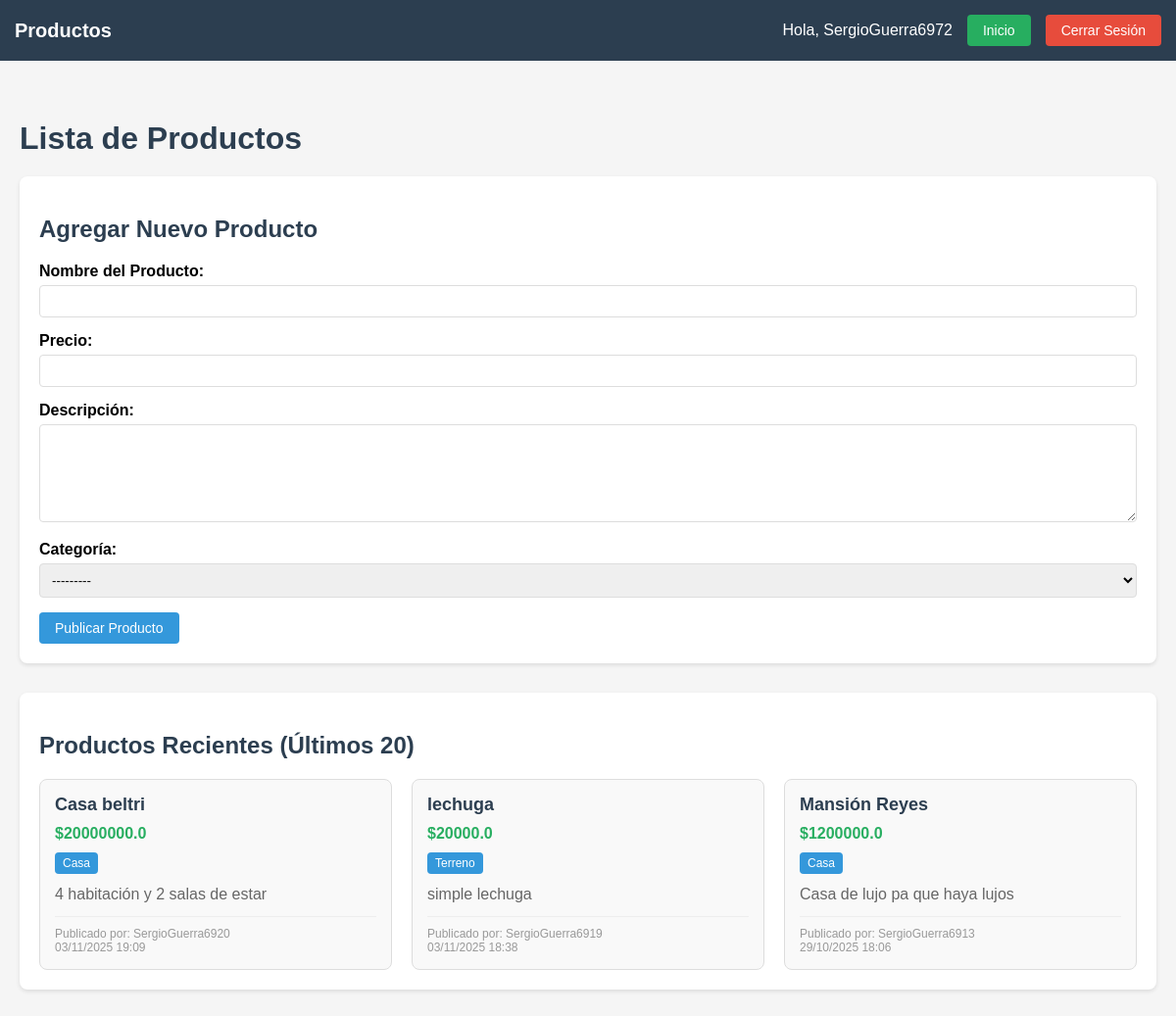
The app's page /productos/lista/ (signed in) with its own data.
### productos/models.py (models this page shows, shortened)
class Producto(models.Model):
    CASAS = [
        ('CAS', 'Casa'),
        ('APA', 'Apartamento'),
        ('TER', 'Terreno'),
    ]
    nombre = models.CharField(max_length=100)
    precio = models.FloatField()
    descripcion = models.TextField()
    categoria = models.CharField(max_length=3, choices=CASAS)
    usuario = models.ForeignKey(User, on_delete=models.CASCADE)
    fecha_publicacion = models.DateTimeField(auto_now_add=True)

### productos/views.py (the view)
# urls.py: path('lista/', views.lista_productos_view, name='lista'),
@login_required(login_url="/users/login/")
def lista_productos_view(request):
    lista_productos = Producto.objects.all().order_by('-fecha_publicacion')[:20]
    if request.method == 'POST':
        form = SubirProducto(request.POST)
        if form.is_valid():
            nuevo_producto = form.save(commit=False)
            nuevo_producto.usuario = request.user
            nuevo_producto.save()
            return redirect('productos:lista')
    else:
        form = SubirProducto()
    return render(request, "productos/lista.html", {
        "lista_productos": lista_productos,
        "form": form
    })

### productos/forms.py
class SubirProducto(forms.ModelForm):
    class Meta:
        model = Producto
        fields = ['nombre', 'precio', 'descripcion', 'categoria']

### productos/templates/productos/lista.html (shortened to what this page needs)
<!DOCTYPE html>
<html lang="es">
  <head>
  </head>
  <body>
    <nav class="navbar">
      <div class="nav-content">
        <a
          href="{% url 'users:home' %}"
          class="logo"
          style="color: white; text-decoration: none"
          >Productos</a
        >
        <div class="user-section">
          <span>Hola, {{ user.username }}</span>
          <a href="{% url 'users:home' %}" class="btn btn-home">Inicio</a>
          <form
            action="{% url 'users:logout' %}"
            method="post"
            style="display: inline"
          >
            <button type="submit" class="btn btn-logout">Cerrar Sesión</button>
          </form>
        </div>
      </div>
    </nav>
    <div class="container">
      <h1>Lista de Productos</h1>
      <div class="form-container">
        <h2>Agregar Nuevo Producto</h2>
        <form method="post">
          <div class="form-group">
            <label for="id_nombre">Nombre del Producto:</label>
            {{ form.nombre }}
          </div>
          <div class="form-group">
            <label for="id_precio">Precio:</label>
            {{ form.precio }}
          </div>
          <div class="form-group">
            <label for="id_descripcion">Descripción:</label>
            {{ form.descripcion }}
          </div>
          <div class="form-group">
            <label for="id_categoria">Categoría:</label>
            {{ form.categoria }}
          </div>
          <button type="submit" class="btn btn-primary">
            Publicar Producto
          </button>
        </form>
      </div>
      <div class="products-container">
        <h2>Productos Recientes (Últimos 20)</h2>
        {% if lista_productos %}
        <div class="products-grid">
          {% for producto in lista_productos %}
          <div class="product-card">
            <div class="product-name">{{ producto.nombre }}</div>
            <div class="product-price">${{ producto.precio }}</div>
            <div class="product-category">
              {{ producto.get_categoria_display }}
            </div>
            <div class="product-description">{{ producto.descripcion }}</div>
            <div class="product-meta">
              Publicado por: {{ producto.usuario.username }}<br />
              {{ producto.fecha_publicacion|date:"d/m/Y H:i" }}
            </div>
          </div>
          {% endfor %}
        </div>
        {% else %}
        <div class="no-products">
          <p>No hay productos disponibles.</p>
          <p>¡Se el primero en publicar un producto!</p>
        </div>
        {% endif %}
      </div>
    </div>
  </body>
</html>

### productos/templates/productos/lista.html (style rules this page uses)
body { font-family: Arial, sans-serif; margin: 0; padding: 0; background-color: #f5f5f5; }
.navbar { background-color: #2c3e50; padding: 15px; color: white; }
.nav-content { max-width: 1200px; margin: 0 auto; display: flex; justify-content: space-between; align-items: center; }
.logo { font-size: 20px; font-weight: bold; }
.user-section { display: flex; align-items: center; gap: 15px; }
.btn { padding: 8px 16px; border: none; border-radius: 4px; cursor: pointer; text-decoration: none; color: white; font-size: 14px; }
.btn-primary { background-color: #3498db; }
.btn-logout { background-color: #e74c3c; }
.btn-home { background-color: #27ae60; }
.container { max-width: 1200px; margin: 20px auto; padding: 20px; }
.form-container { background-color: white; padding: 20px; border-radius: 8px; margin-bottom: 30px; box-shadow: 0 2px 4px rgba(0, 0, 0, 0.1); }
.products-container { background-color: white; padding: 20px; border-radius: 8px; box-shadow: 0 2px 4px rgba(0, 0, 0, 0.1); }
h1, h2 { color: #2c3e50; margin-bottom: 20px; }
.form-group { margin-bottom: 15px; }
label { display: block; margin-bottom: 5px; font-weight: bold; }
input, select, textarea { width: 100%; padding: 8px; border: 1px solid #ddd; border-radius: 4px; box-sizing: border-box; }
textarea { height: 100px; resize: vertical; }
.products-grid { display: grid; grid-template-columns: repeat(auto-fill, minmax(300px, 1fr)); gap: 20px; margin-top: 20px; }
.product-card { border: 1px solid #ddd; border-radius: 8px; padding: 15px; background-color: #f9f9f9; }
.product-name { font-size: 18px; font-weight: bold; color: #2c3e50; margin-bottom: 10px; }
.product-price { font-size: 16px; color: #27ae60; font-weight: bold; margin-bottom: 10px; }
.product-category { display: inline-block; background-color: #3498db; color: white; padding: 4px 8px; border-radius: 4px; font-size: 12px; margin-bottom: 10px; }
.product-description { color: #666; margin-bottom: 10px; line-height: 1.4; }
.product-meta { font-size: 12px; color: #999; border-top: 1px solid #eee; padding-top: 10px; }

### records on screen
Producto: nombre "Casa beltri", precio "20000000.0", categoria "Casa", descripcion "4 habitación y 2 salas de estar", usuario.username "SergioGuerra6920", fecha_publicacion "03/11/2025 19:09"
Producto: nombre "lechuga", precio "20000.0", categoria "Terreno", descripcion "simple lechuga", usuario.username "SergioGuerra6919", fecha_publicacion "03/11/2025 18:38"
Producto: nombre "Mansión Reyes", precio "1200000.0", categoria "Casa", descripcion "Casa de lujo pa que haya lujos", usuario.username "SergioGuerra6913", fecha_publicacion "29/10/2025 18:06"

### other values on screen
{{ user.username }} "SergioGuerra6972"
